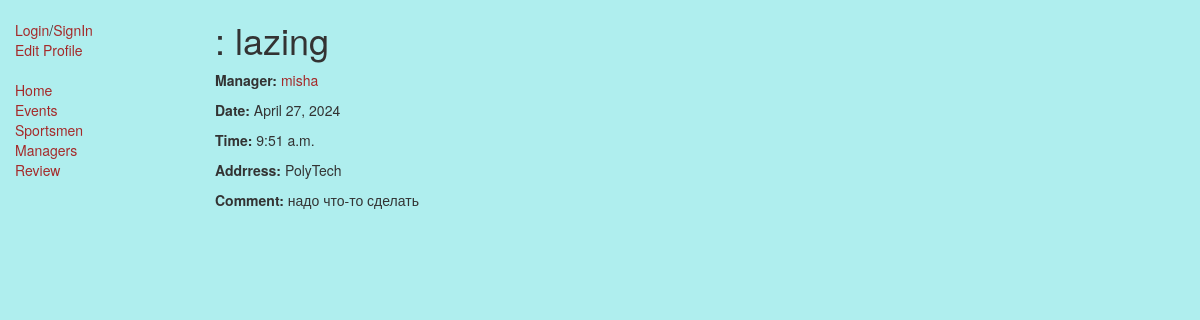
/sport_catalog/event/5bcdcfe8-58f6-41bc-86aa-96a762deea55, run on the app's committed database.
### sport_catalog/models.py (models this page shows, shortened)
class Event(models.Model):
    id = models.UUIDField(primary_key=True, default=uuid.uuid4, help_text="Unique ID of event")
    sport_type =  models.ForeignKey(SportType, on_delete=models.SET_NULL, null=True, blank=True)
    manager =  models.ForeignKey(User, on_delete=models.SET_NULL, null=True, blank=True)
    date= models.DateField(null=True, blank=True)
    time= models.TimeField(null=True, blank=True)
    address = models.CharField(max_length=50, help_text="Enter address")
    comment = models.TextField(max_length=500, help_text="Enter comment")
    isClosed = models.BooleanField()

class SportType(models.Model):
    type_name = models.CharField(max_length=200, help_text="Enter a sport type")
    def __str__(self):
        return self.type_name

### sport_catalog/views.py (the view)
# urls.py: re_path(r'^event/(?P<pk>[0-9a-f-]+)$', views.EventDetailedView.as_view(), name='event-detail'),
class EventDetailedView(generic.DetailView):
    model = Event

### sport_catalog/templates/sport_catalog/event_detail.html
{% extends "base_generic.html" %}
{% block content %}
  <h1>: {{ event.sport_type }}</h1>
  <p><strong>Manager:</strong> <a href="">{{ event.manager }}</a></p>
  <p><strong>Date:</strong> {{ event.date }}</p>
  <p><strong>Time:</strong> {{ event.time }}</p>
  <p><strong>Addrress:</strong> {{ event.address }}</p>
  <p><strong>Comment:</strong> {{ event.comment }}</p>
{% endblock %}

### static/css/styles.css (style rules this page uses)
body { background-color: paleturquoise; }
a { color:brown; }

### data on the page
Event: sport_type "lazing", manager "misha", date "April 27, 2024", time "9:51 a.m.", address "PolyTech", comment "надо что-то сделать"
